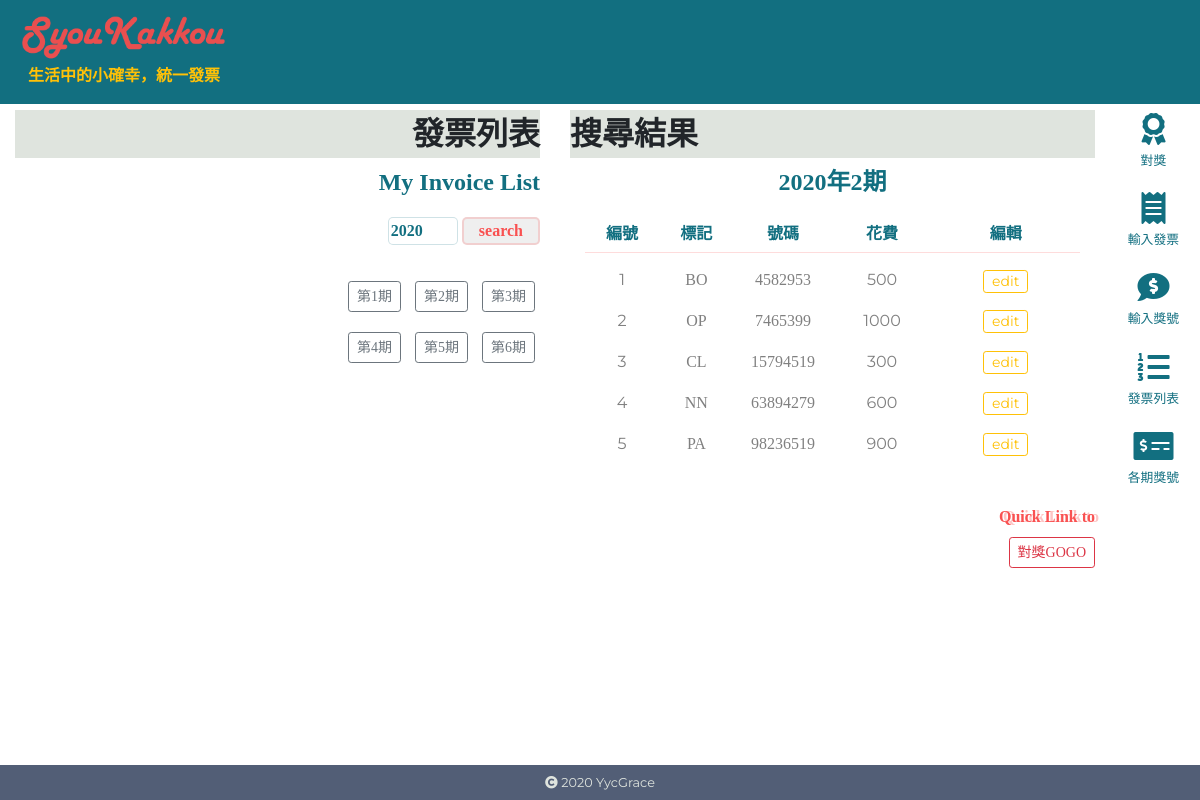
The app's page /list.php?year=2020&period=2 with its own data.
### tables this page shows
CREATE TABLE `invo_invoice` (
  `id` int(10) UNSIGNED NOT NULL,
  `year` int(4) NOT NULL,
  `period` tinyint(1) NOT NULL,
  `code` varchar(2) NOT NULL,
  `number` int(8) NOT NULL,
  `expend` int(10) NOT NULL
);

### com/base.php (called while the page is built, shortened)
<?php
$dsn="mysql:host=localhost;charset=utf8;dbname=invoice";
$pdo=new PDO($dsn,'root',"");
function all($table,...$arg){
    global $pdo;
    $sql="select * from $table ";
    if(isset($arg[0]) && is_array($arg[0])){
        $tmp=[];
        foreach($arg[0] as $key => $value){
            $tmp[]=sprintf("`%s`='%s'",$key,$value);
        }
        $sql=$sql." where " . implode(" && ",$tmp);
    }
    return $pdo->query($sql)->fetchAll();
}
?>

### list.php (the view)
<?php
include_once "./com/base.php";
include_once "./include/header.php";
?>
<section class="content row fixed">
    <article class="contentLeft col-12 col-md-6">
        <div class="title">發票列表</div>
        <h4>My Invoice List</h4>
        <div class="search">
<?php
if(isset($_GET['year'])){
    $year=$_GET['year'];
    $rslti="搜尋結果";
}else{
    $year=date("Y");
    $rslti="近期發票";
}
if(isset($_GET['period'])){
    $period=$_GET['period'];
    $rslti="搜尋結果";
}else{
    $period=ceil(date("n")/2);
    $rslti="近期發票";
}
$invoices=all('invo_invoice',['year'=>$year,'period'=>$period,]);
?>
        <form class="my-3" action="list.php" method="get">
        <input type="number" name="year" value="<?=date("Y");?>" style="width: 70px;font-weight: 600;color: #126F80;">
        <input class="sub" type="submit" value="search">
        </form>
            <div class="chsbar">
                <a class="btn btn-sm btn-outline-secondary" href="list.php?year=<?=$year;?>&period=1">第1期</a>
                <a class="btn btn-sm btn-outline-secondary" href="list.php?year=<?=$year;?>&period=2">第2期</a>
                <a class="btn btn-sm btn-outline-secondary" href="list.php?year=<?=$year;?>&period=3">第3期</a><br>
                <a class="btn btn-sm btn-outline-secondary" href="list.php?year=<?=$year;?>&period=4">第4期</a>
                <a class="btn btn-sm btn-outline-secondary" href="list.php?year=<?=$year;?>&period=5">第5期</a>
                <a class="btn btn-sm btn-outline-secondary" href="list.php?year=<?=$year;?>&period=6">第6期</a>
            </div>
        </div>
    </article>
    <article class="contentRight col-12 col-md-6">
    <div class="title"><?=$rslti;?></div>
        <div class="result container">
            <table>
                <tr>
                    <td class="m-0 p-0" colspan="5">
                        <h4><?=$year;?>年<?=$period;?>期</h4>
                    </td>
                </tr>
                <tr class="rslth">
                    <td style="width:15%;">編號</td>
                    <td style="width:15%;">標記</td>
                    <td style="width:20%;">號碼</td>
                    <td style="width:20%;">花費</td>
                    <td style="width:30%;">編輯</td>
                </tr>
    <?php
    foreach($invoices as $row){
    ?>
                <tr class="rsl">
                    <td class="cpr"><?=$row['id'];?></td>
                    <td><?=$row['code'];?></td>
                    <td><?=$row['number'];?></td>
                    <td class="cpr"><?=$row['expend'];?></td>
                    <td><button class="cpr btn btn-sm btn-outline-warning py-0">edit</button></td>
                </tr>
    <?php
    }
    ?>
            </table>
        </div>
    </article>
    <article class="moreinfo col-12 text-right mt-5 rslth">
    <div class="navclr ql">Quick Link to</div>
    <a class="btn btn-sm btn-outline-danger" href="award.php?syear=<?=$year;?>&speriod=<?=$period;?>">對獎GOGO</a>
    </article>
</section>
<?php include_once "./include/footer.php";?>

### css/style.css (style rules this page uses)
* { font-family: 'Noto Serif TC', serif; }
.content { margin-top:110px; margin-bottom: 50px; margin-right: 90px; margin-left: 0; display: flex; flex-wrap: wrap; justify-content: center; }
.cpr { font-family: 'Montserrat', sans-serif; }
.navclr { color:#126F80!important; }
.ql { color:#F95151!important; font-weight: 800; text-shadow: 4px 0px 0px #F9515155; margin-bottom: 8px; }
h4 { color: #126F80; font-weight: 800; margin-top: 10px; margin-bottom: 5px; }
.contentLeft { display: inline-block; text-align: right; margin-bottom: 30px; }
.contentRight { display: inline-block; text-align: left; }
.title { background-color: #DFE4DE; font-weight: 900; font-size: 2rem; }
.search { background-color: #DFE4DE00; margin-top: 20px; }
.result { background-color: #525E7600; margin: 0; }
.chsbar>a { margin: 20px 5px 0px 5px; }
input { border: 1px solid #126F8033; border-radius: 5px; }
.sub { border: 2px solid #F9515133; border-radius: 5px; color: #F95151; font-weight: 600; padding: 0px 15px; }
.result>table { width: 100%; text-align: center; }
.rslth>td { color: #126F80; font-weight: 600; padding-top: 20px; padding-bottom: 6px; border-bottom: 1px solid #F9515133; }
.rsl>td { padding-top: 15px; color: gray; }

### records on screen
invo_invoice: id "1", code "BO", number "4582953", expend "500"
invo_invoice: id "2", code "OP", number "7465399", expend "1000"
invo_invoice: id "3", code "CL", number "15794519", expend "300"
invo_invoice: id "4", code "NN", number "63894279", expend "600"
invo_invoice: id "5", code "PA", number "98236519", expend "900"

### other values on screen
$rslti "搜尋結果"
$year "2020"
$period "2"
